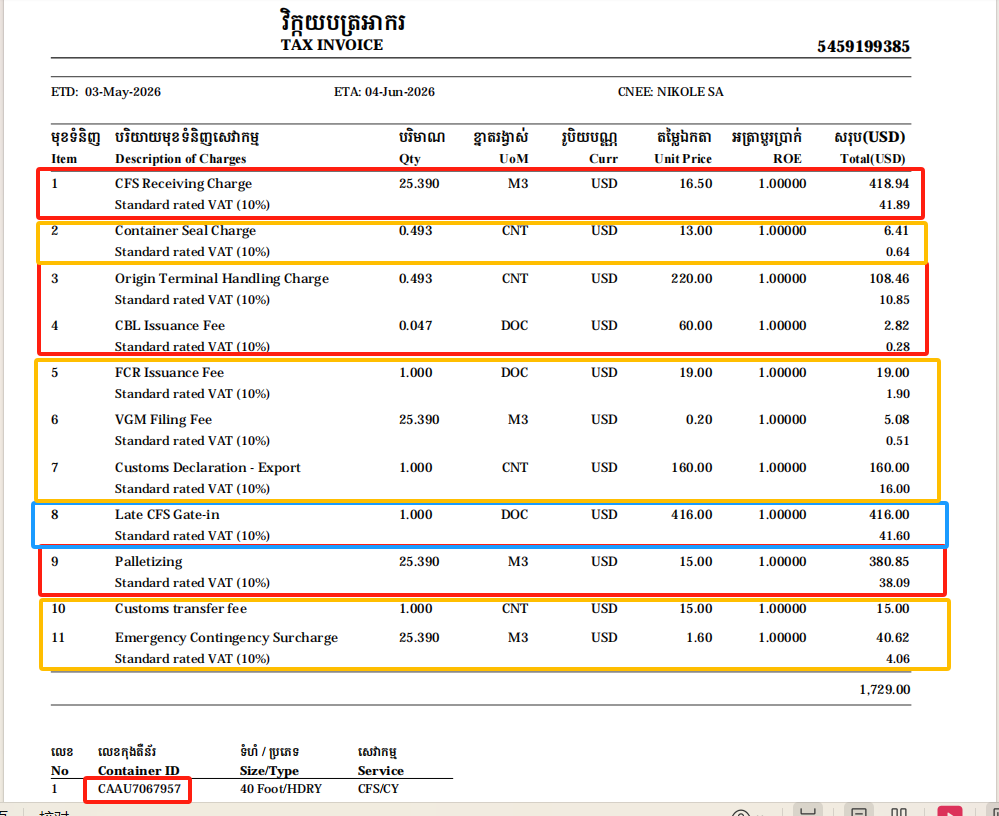
#> input picture data/test.png, 999 x 816 px; its folder holds only this picture in this run
$ python main.py
#> lines starting #> are read from the running program, lines starting #| are printed output that depends on the picture; after the words box and inside, x2 and y2 are one past the last pixel; in counts of white or black regions, pixels touching at a corner belong together
### core/image_loader.py
import cv2

def load_image(path):

    img = cv2.imread(path)

    if img is None:
        raise Exception("图片读取失败")

    return img

### core/row_detector.py
import cv2
import numpy as np

def get_row_lines(img):
    """
    只检测横线（保留y坐标）
    """

    gray = cv2.cvtColor(img, cv2.COLOR_BGR2GRAY)

    binary = cv2.adaptiveThreshold(
        gray,
        255,
        cv2.ADAPTIVE_THRESH_MEAN_C,
        cv2.THRESH_BINARY_INV,
        15,
        10
    )

    kernel = cv2.getStructuringElement(cv2.MORPH_RECT, (60, 1))
    detected = cv2.morphologyEx(binary, cv2.MORPH_OPEN, kernel)

    contours, _ = cv2.findContours(
        detected,
        cv2.RETR_EXTERNAL,
        cv2.CHAIN_APPROX_SIMPLE
    )

    lines = []

    h_img, w_img = img.shape[:2]

    for c in contours:
        x, y, w, h = cv2.boundingRect(c)

        if w < 500:
            continue

        # 只记录“横线的y中心点”
        lines.append(y)

    lines = sorted(lines)

    # 去重（防止断裂线重复检测）
    filtered = []
    for y in lines:
        if not filtered or abs(y - filtered[-1]) > 10:
            filtered.append(y)

    return filtered


def crop_between_lines(img, lines):
    """
    用横线y坐标切“区间块”
    """

    h, w = img.shape[:2]

    blocks = []

    # 加边界
    all_lines = [0] + lines + [h]

    for i in range(len(all_lines) - 1):

        y1 = all_lines[i]
        y2 = all_lines[i + 1]

        if y2 - y1 < 20:  # 太小跳过
            continue

        roi = img[y1:y2, 0:w]

        blocks.append({
            "img": roi,
            "index": i,
            "y_start": y1,
            "y_end": y2
        })

    return blocks

### core/table_ocr.py
import os
import glob

from core.image_loader import load_image
from core.row_detector import get_row_lines, crop_between_lines
from core.color_classifier import detect_row_color
from core.ocr_engine import ocr_image
from core.parser import parse_block_amounts
from core.group_classifier import GroupClassifier
from core.excel_writer import save_excel
from core.debug_writer import save_lines_overlay, save_block_image, save_result_images


def fmt(x):
    return float(f"{x:.2f}")


def process_image(img_path, debug=False):

    img = load_image(img_path)

    lines = get_row_lines(img)
    blocks = crop_between_lines(img, lines)

    print(f"\n{'='*60}")
    print(f"{img_path}: {len(lines)} lines | {len(blocks)} blocks")

    if debug:
        save_lines_overlay(img, lines)

    classifier = GroupClassifier(detect_row_color)

    for i, block in enumerate(blocks):

        roi = block["img"]
        y1 = block["y_start"]
        y2 = block["y_end"]

        color = classifier.process_block(
            img, block,
            ocr_func=ocr_image,
            parser_func=parse_block_amounts
        )

        if debug:
            save_block_image(roi, i, y1, y2, color)

        ocr_text = classifier.last_text.replace("\n", " | ")
        print(f"  BLOCK {i} [{y1}->{y2}] -> {color} | OCR: {ocr_text}")

    result = classifier.get_result()

    red_amount = fmt(result["red"]["amount_total"])
    red_tax = fmt(result["red"]["tax_total"])
    yellow_amount = fmt(result["yellow"]["amount_total"])
    yellow_tax = fmt(result["yellow"]["tax_total"])
    blue_amount = fmt(result["blue"]["amount_total"])
    blue_tax = fmt(result["blue"]["tax_total"])

    total_amount = fmt(red_amount + yellow_amount + blue_amount)
    total_tax = fmt(red_tax + yellow_tax + blue_tax)

    rows = [
        {"颜色": "red", "含税金额": red_amount, "税费": red_tax},
        {"颜色": "yellow", "含税金额": yellow_amount, "税费": yellow_tax},
        {"颜色": "blue", "含税金额": blue_amount, "税费": blue_tax},
        {"颜色": "TOTAL", "含税金额": total_amount, "税费": total_tax},
    ]

    base = os.path.splitext(os.path.basename(img_path))[0]
    out_path = f"output/{base}.xlsx"
    save_excel({"result": {"rows": rows}}, out_path)

    if debug:
        save_result_images(classifier)

    print(f"  Result: red {red_amount}/{red_tax} | yellow {yellow_amount}/{yellow_tax} | blue {blue_amount}/{blue_tax} | TOTAL {total_amount}/{total_tax}")

    return rows


def process_all(debug=False):

    images = glob.glob("data/*.png") + glob.glob("data/*.jpg") + glob.glob("data/*.jpeg")

    if not images:
        print("No images found in data/")
        return

    for path in sorted(images):
        process_image(path, debug=debug)

### core/group_classifier.py
import cv2
import numpy as np
import os


# [13 lines left out: function stack_images, not called in this run]


def get_edge_color(img, y, detect_func, thickness=3):

    h, w = img.shape[:2]

    y1 = max(0, y - thickness)
    y2 = min(h, y + thickness)

    strip = img[y1:y2, 0:w]

    hsv = cv2.cvtColor(strip, cv2.COLOR_BGR2HSV)

    return detect_func(hsv)


class GroupClassifier:

    def __init__(self, detect_color_func):

        self.detect_color = detect_color_func
        self.group_color = None

        # =========================
        # 汇总结果（统一float但强制2位）
        # =========================
        self.result = {
            "red": {"amount_total": 0.0, "tax_total": 0.0},
            "yellow": {"amount_total": 0.0, "tax_total": 0.0},
            "blue": {"amount_total": 0.0, "tax_total": 0.0},
        }

        self.group_images = {
            "red": [],
            "yellow": [],
            "blue": []
        }

        self.debug_log = []

    def process_block(self, img, block, ocr_func, parser_func):

        roi = block["img"]
        y1 = block["y_start"]
        y2 = block["y_end"]

        top_color = get_edge_color(img, y1, self.detect_color)
        bottom_color = get_edge_color(img, y2, self.detect_color)

        # =========================
        # OCR + 解析 (先OCR，保证skipped也能在debug_log看到识别结果)
        # =========================
        text = ocr_func(roi)
        data = parser_func(text)

        # 存下最后一次识别结果，方便外部debug
        self.last_text = text
        self.last_data = data

        if not top_color or not bottom_color:
            return None

        # =========================
        # 状态机
        # =========================
        if self.group_color is None:
            self.group_color = top_color
        else:
            if top_color == self.group_color:
                self.group_color = bottom_color
            else:
                self.group_color = top_color

        amount = round(float(data.get("amount", 0)), 2)
        tax = round(float(data.get("tax", 0)), 2)

        color = self.group_color

        if color in self.result:

            before_amount = self.result[color]["amount_total"]
            before_tax = self.result[color]["tax_total"]

            # =========================
            # ⭐ 核心修复：每一步都 round
            # =========================
            new_amount = round(before_amount + amount, 2)
            new_tax = round(before_tax + tax, 2)

            self.result[color]["amount_total"] = new_amount
            self.result[color]["tax_total"] = new_tax

            # =========================
            # debug trace
            # =========================
            self.debug_log.append({
                "color": color,
                "add_amount": amount,
                "add_tax": tax,
                "before_amount": before_amount,
                "after_amount": new_amount,
                "before_tax": before_tax,
                "after_tax": new_tax,
                "raw_text": text.replace("\n", " | ")
            })

            self.group_images[color].append(roi)

        return color

    def get_result(self):
        return self.result

    # [12 lines left out: function save_result_images, not called in this run]

### core/color_classifier.py
import cv2
import numpy as np

def detect_row_color(hsv):

    color_map = {
        "red": [
            (np.array([0,80,80]), np.array([15,255,255])),
            (np.array([160,80,80]), np.array([179,255,255]))
        ],
        "yellow": [
            (np.array([15,80,80]), np.array([40,255,255]))
        ],
        "blue": [
            (np.array([90,80,80]), np.array([140,255,255]))
        ]
    }

    best = None
    best_val = 0

    for color, ranges in color_map.items():

        total = 0

        for l, u in ranges:

            mask = cv2.inRange(hsv, l, u)

            total += cv2.countNonZero(mask)

        if total > best_val:
            best_val = total
            best = color

    if best_val < 200:
        return None

    return best

### core/ocr_engine.py
import pytesseract
import cv2
import numpy as np
import re
import os

_default_path = r"D:\Tesseract-OCR\tesseract.exe"
if os.path.exists(_default_path):
    pytesseract.pytesseract.tesseract_cmd = _default_path


def _ocr(gray, config):
    return pytesseract.image_to_string(gray, lang="eng", config=config)


def _score(text):
    nums = re.findall(r"\d+\.\d{1,2}", text)
    return sum(1 for x in nums if float(x) > 0)


def ocr_image(img):

    gray = cv2.cvtColor(img, cv2.COLOR_BGR2GRAY)
    gray = cv2.resize(gray, None, fx=3.0, fy=3.0, interpolation=cv2.INTER_CUBIC)

    h, w = gray.shape
    half_w = w // 2
    third2_w = w * 2 // 3

    # CLAHE contrast enhancement
    clahe = cv2.createCLAHE(clipLimit=2.0, tileGridSize=(8, 8))
    gray_clahe = clahe.apply(gray)

    # Sharpening
    sharpen_kernel = np.array([[-1, -1, -1],
                               [-1,  9, -1],
                               [-1, -1, -1]])
    gray_sharp = cv2.filter2D(gray, -1, sharpen_kernel)

    cfg_wl = r'--psm 6 -c tessedit_char_whitelist=0123456789.VATrated'
    cfg_psm7 = r'--psm 7'
    cfg_psm7_wl = r'--psm 7 -c tessedit_char_whitelist=0123456789.VATrated'

    best = ""
    best_score = -1

    variants = [
        ("A", cv2.threshold(cv2.GaussianBlur(gray, (3, 3), 0), 0, 255, cv2.THRESH_BINARY + cv2.THRESH_OTSU)[1], cfg_wl),
        ("B", gray, cfg_wl),
        ("C", gray_sharp, cfg_wl),
        ("D", gray_clahe, cfg_wl),
        ("E", gray, cfg_psm7),
        ("F", gray[:, third2_w:], cfg_psm7_wl),
        ("G", gray_sharp[:, third2_w:], cfg_psm7_wl),
        ("H", gray_clahe[:, third2_w:], cfg_psm7_wl),
        ("I", gray_sharp, cfg_psm7_wl),
        ("J", gray_sharp[:, half_w:], cfg_psm7),
    ]

    for tag, img_input, config in variants:
        text = _ocr(img_input, config)
        s = _score(text)
        if s > best_score:
            best_score = s
            best = text

    return best

### main.py
"""
Invoice OCR - Multi-module recognition system.
"""

from core.table_ocr import process_all as table_ocr_process_all


MENU = {
    "1": ("方框识别金额", table_ocr_process_all),
    # "2": ("xxx", xxx_process_all),
    # "3": ("xxxx", xxxx_process_all),
}


def main():
    print("=" * 40)
    print("  Invoice OCR")
    print("=" * 40)

    for key, (label, _) in MENU.items():
        print(f"  {key}. {label}")

    print("=" * 40)
    choice = input("Select: ").strip()
#> the answer given: 1

    if choice not in MENU:
        print(f"Invalid choice: {choice}")
        return

    label, handler = MENU[choice]
    print(f"\nRunning: {label}")
    handler()
#> in load_image, img is the input picture: shape (816, 999, 3); mean B, G, R 231.9, 237.1, 243.2
#> in get_row_lines, `gray = cv2.cvtColor(img, cv2.COLOR_BGR2GRAY)`:
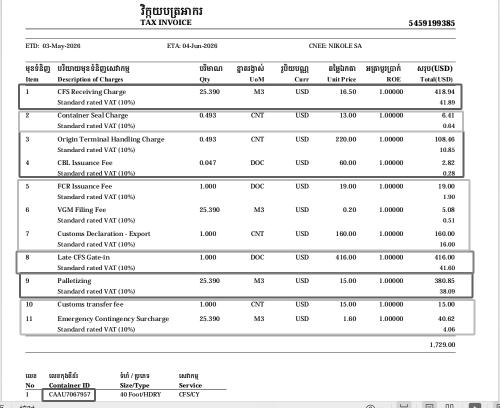
#> gray: shape (816, 999) (shown at 1/2 size); min 0, max 255, mean 238.4
#> in get_row_lines, `binary = cv2.adaptiveThreshold( gray, 255, cv2.ADAPTIVE_THRESH_MEAN_C,..`:
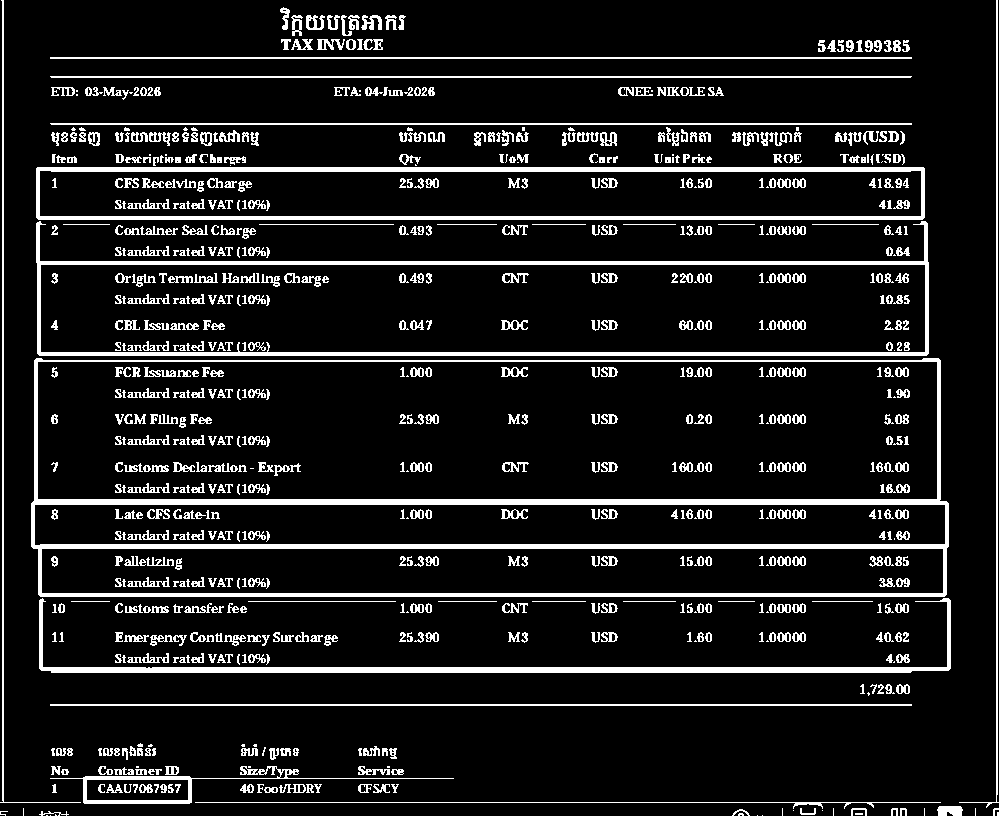
#> binary: shape (816, 999); 11.3% white; 800 white regions (110 under 20 px), largest, box (x1, y1, x2, y2) and area: (31, 358, 949, 597) 17310, (36, 167, 925, 220) 8324, (36, 221, 929, 356) 8208
#> in get_row_lines, `detected = cv2.morphologyEx(binary, cv2.MORPH_OPEN, kernel)`:
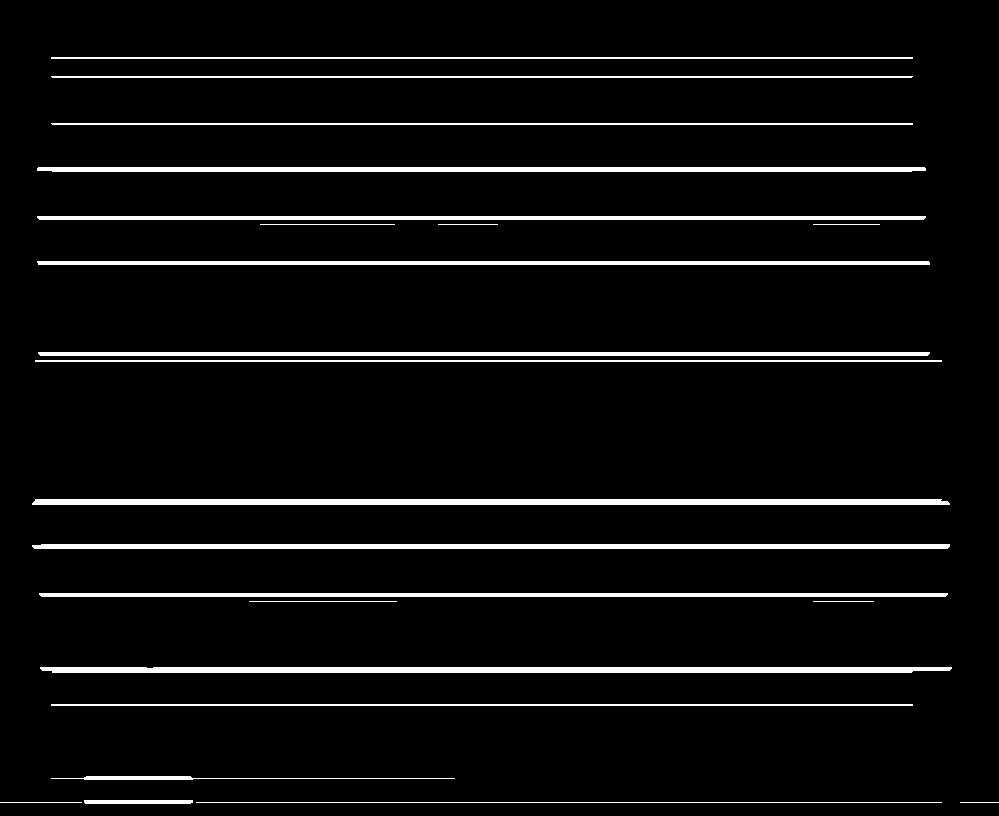
#> detected: shape (816, 999); 5.6% white; 23 white regions
#> in get_row_lines, `contours, _ = cv2.findContours( detected, cv2.RETR_EXTERNAL, cv2.CHAIN..`: contours = 23 contours, 8 with area under 20; largest, box (x1, y1, x2, y2) and area: (32, 499, 950, 505) 4558, (40, 667, 952, 673) 4444, (32, 544, 950, 549) 3656, (37, 167, 926, 172) 3523, (39, 593, 948, 597) 2720
#> the loop in get_row_lines, `for c in contours:` made 23 passes
#> (c, x, y, w, h) on passes 1, 2, 3, 6, 8, 9: ([[960, 802], [998, 802]], 960, 802, 39, 1), ([[196, 802], [941, 802]], 196, 802, 746, 1), ([[0, 802], [81, 802]], 0, 802, 82, 1), ([[51, 704], [51, 705], [912, 705], [912, 704]], 51, 704, 862, 2), ([[813, 601], [873, 601]], 813, 601, 61, 1), ([[249, 601], [396, 601]], 249, 601, 148, 1)
#> after the loop in get_row_lines, `for c in contours:`: lines = [802, 704, 667, 593, 544, 499, 360, 352, 261, 216, 167, 123, 76, 57]
#> in get_row_lines, `lines = sorted(lines)`: lines = [57, 76, 123, 167, 216, 261, 352, 360, 499, 544, 593, 667, 704, 802]
#> the loop in get_row_lines, `for y in lines:` made 14 passes
#> y on passes 1 to 8: 57, 76, 123, 167, 216, 261, 352, 360
#> after the loop in get_row_lines, `for y in lines:`: filtered = [57, 76, 123, 167, 216, 261, 352, 499, 544, 593, 667, 704, 802]
#> in process_image, `lines = get_row_lines(img)`: lines has the same summary as filtered in get_row_lines
#> in crop_between_lines, `all_lines = [0] + lines + [h]`: all_lines = [0, 57, 76, 123, 167, 216, 261, 352, 499, 544, 593, 667, 704, 802, 816]
#> the loop in crop_between_lines, `for i in range(len(all_lines) - 1): ` made 14 passes
#> (y1, y2) on passes 1 to 8: (0, 57), (57, 76), (76, 123), (123, 167), (167, 216), (216, 261), (261, 352), (352, 499)
#> pass 1, in crop_between_lines, `roi = img[y1:y2, 0:w]`:
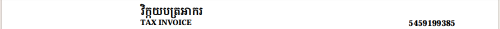
#> roi: shape (57, 999, 3) (shown at 1/2 size); mean B, G, R 245.9, 245.9, 246
#> pass 3, in crop_between_lines, `roi = img[y1:y2, 0:w]`:
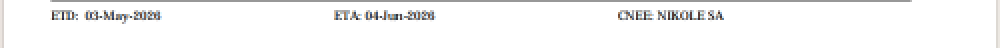
#> roi: shape (47, 999, 3) (shown at 1/2 size); mean B, G, R 246, 246, 246
#> after the loop in crop_between_lines, `for i in range(len(all_lines) - 1):`: blocks = 12 items
#| data/test.png: 13 lines | 12 blocks
#> the loop in process_image, `for i, block in enumerate(blocks): ` made 1 pass
#> pass 1, in ocr_image, `gray = cv2.cvtColor(img, cv2.COLOR_BGR2GRAY)`:
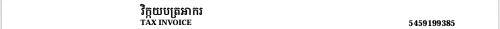
#> gray: shape (57, 999) (shown at 1/2 size); min 0, max 255, mean 245.9
#> pass 1, in ocr_image, `gray = cv2.resize(gray, None, fx=3.0, fy=3.0, interpolation=cv2.INTER_..`:
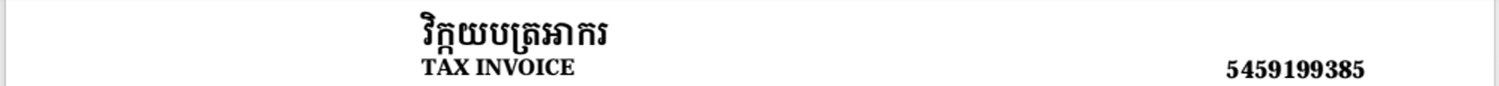
#> gray: shape (171, 2997) (shown at 1/2 size); min 0, max 255, mean 245.9
#> (the call stopped at in _ocr, `return pytesseract.image_to_string(gray, lang="eng", config=config)`: pytesseract is not available in this run)


if __name__ == "__main__":
    main()

$ run again, on data/test2.png
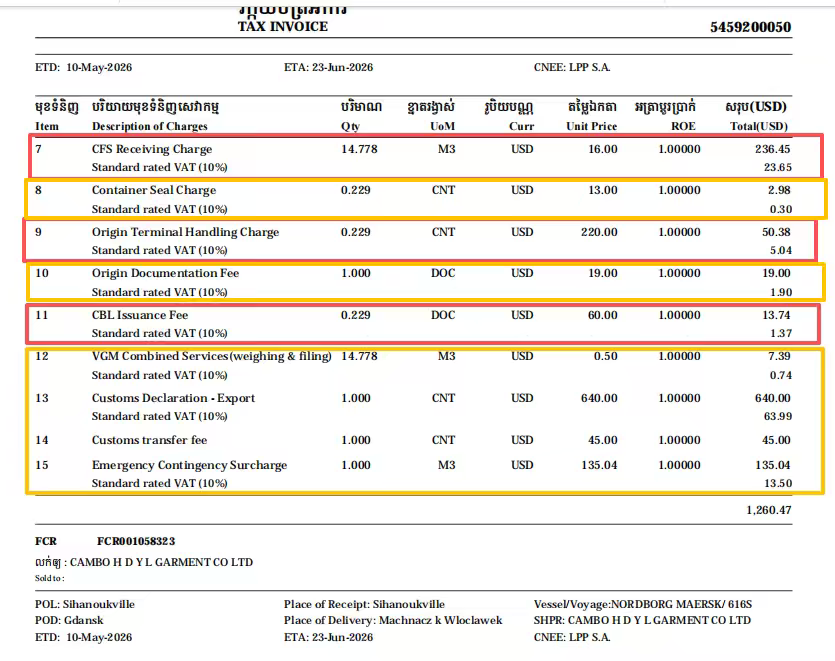
#> input picture data/test2.png, 835 x 661 px
#> in load_image, img is the input picture: shape (661, 835, 3); mean B, G, R 228.3, 236, 241.6
#> in get_row_lines, `binary = cv2.adaptiveThreshold( gray, 255, cv2.ADAPTIVE_THRESH_MEAN_C,..`:
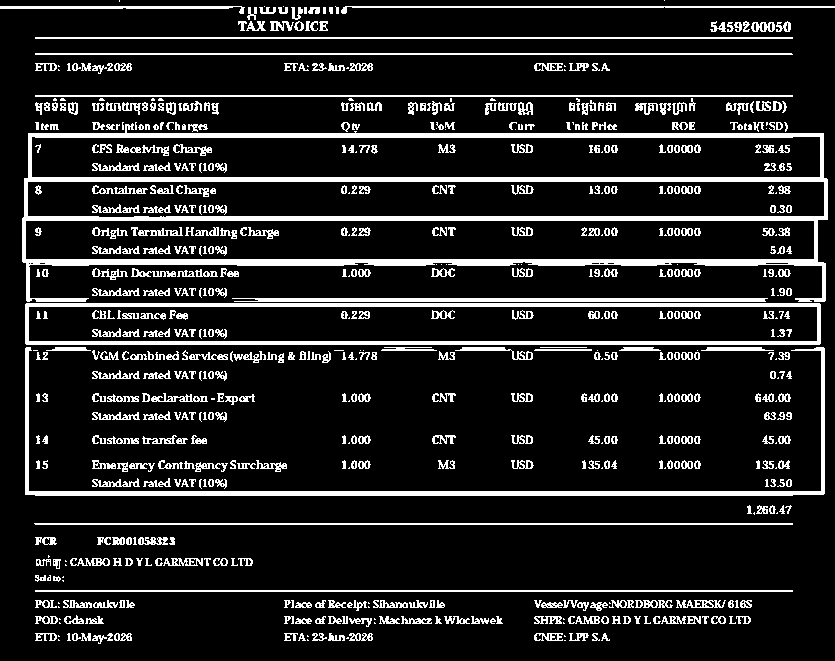
#> binary: shape (661, 835); 13.5% white; 679 white regions (133 under 20 px), largest, box (x1, y1, x2, y2) and area: (22, 123, 828, 302) 18491, (25, 303, 821, 345) 6636, (25, 347, 825, 496) 5184
#> detected: shape (661, 835); 6.9% white; 17 white regions
#> contours = 17 contours, 2 with area under 20; largest, box (x1, y1, x2, y2) and area: (23, 259, 827, 266) 3620, (25, 177, 829, 182) 3204, (26, 491, 826, 496) 3154, (29, 133, 825, 138) 3143, (23, 216, 829, 221) 3142
#> the loop in get_row_lines, `for c in contours:` made 17 passes
#> (x, y, w, h) on passes 3, 5, 6, 7, 9, 10, 11, 12: (26, 491, 800, 5), (26, 341, 796, 4), (26, 303, 796, 4), (233, 298, 536, 4), (23, 259, 804, 7), (23, 216, 806, 5), (25, 177, 804, 5), (29, 133, 796, 5)
#> after the loop in get_row_lines, `for c in contours:`: lines = [590, 523, 491, 341, 303, 298, 259, 216, 177, 133, 95, 53, 37]
#> in get_row_lines, `lines = sorted(lines)`: lines = [37, 53, 95, 133, 177, 216, 259, 298, 303, 341, 491, 523, 590]
#> the loop in get_row_lines, `for y in lines:` made 13 passes
#> y on passes 1 to 8: 37, 53, 95, 133, 177, 216, 259, 298
#> after the loop in get_row_lines, `for y in lines:`: filtered = [37, 53, 95, 133, 177, 216, 259, 298, 341, 491, 523, 590]
#> in process_image, `lines = get_row_lines(img)`: lines has the same summary as filtered in get_row_lines
#> all_lines = [0, 37, 53, 95, 133, 177, 216, 259, 298, 341, 491, 523, 590, 661]
#> the loop in crop_between_lines, `for i in range(len(all_lines) - 1): ` made 13 passes
#> (y1, y2) on passes 1 to 8: (0, 37), (37, 53), (53, 95), (95, 133), (133, 177), (177, 216), (216, 259), (259, 298)
#> after the loop in crop_between_lines, `for i in range(len(all_lines) - 1):`: blocks = 12 items
#| data/test2.png: 12 lines | 12 blocks
#> the loop in process_image, `for i, block in enumerate(blocks): ` made 1 pass
#> pass 1, in ocr_image, `gray_sharp = cv2.filter2D(gray, -1, sharpen_kernel)`:
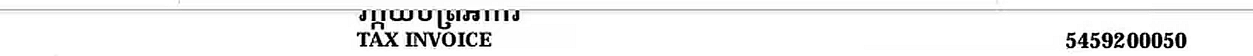
#> gray_sharp: shape (111, 2505) (shown at 1/2 size); min 0, max 255, mean 241.2
